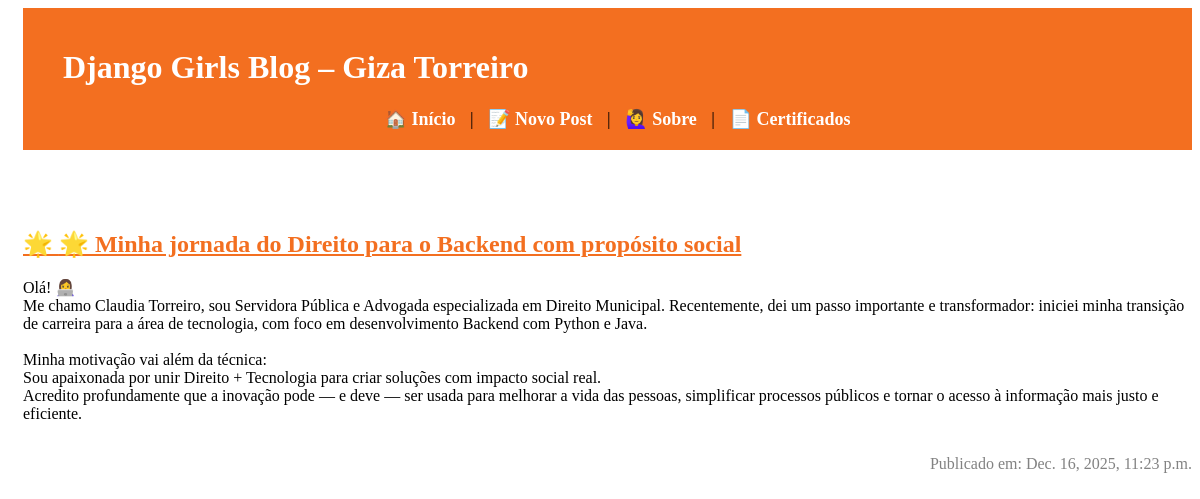
Before: / with the older database file.
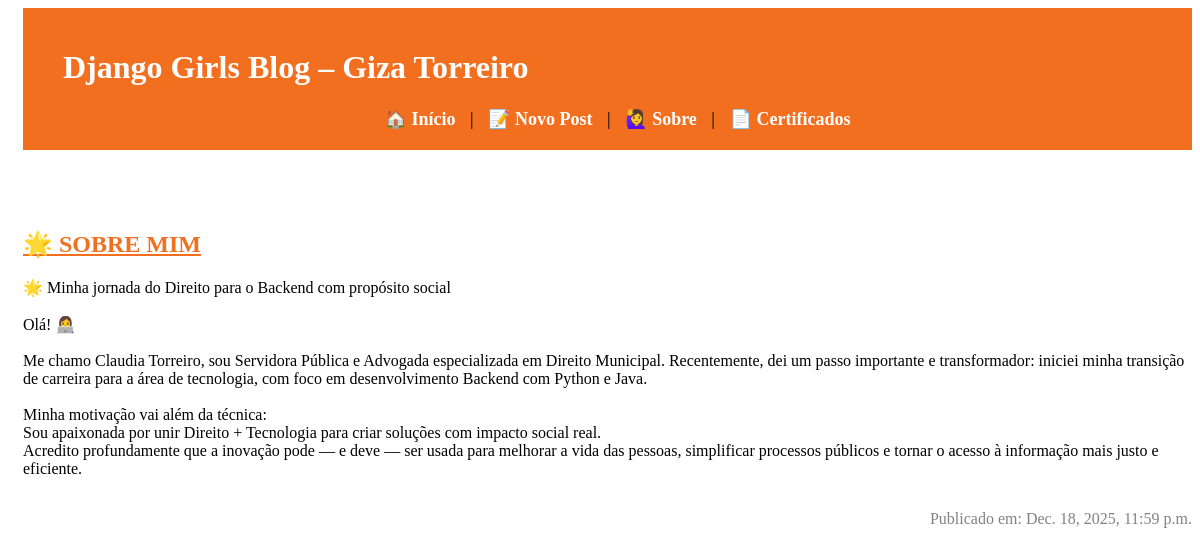
After: the same page with the newer database file.
### blog/models.py (models this page shows, shortened)
class Post(models.Model):
    author = models.ForeignKey("auth.User", on_delete=models.CASCADE)
    title = models.CharField(max_length=200)
    text = models.TextField()
    created_date = models.DateTimeField(default=timezone.now)
    published_date = models.DateTimeField(blank=True, null=True)

### blog/views.py (the view)
# urls.py: path('', views.post_list, name='post_list'),
def post_list(request):
    posts = Post.objects.filter(
        published_date__lte=timezone.now()
    ).order_by('-published_date')
    return render(request, 'blog/post_list.html', {'posts': posts})

### blog/templates/blog/post_list.html
{% extends 'blog/base.html' %}
{% block content %}
    <h1>Meus Posts</h1>
    {% for post in posts %}
        <div class="post">
            <h2>
                <a href="{% url 'post_detail' pk=post.pk %}">🌟 {{ post.title }}</a>
            </h2>
            <p>{{ post.text|linebreaksbr }}</p>
            <p class="date">Publicado em: {{ post.published_date }}</p>
        </div>
    {% empty %}
        <p>Nenhum post publicado ainda.</p>
    {% endfor %}
{% endblock %}

### blog/templates/blog/base.html (shortened to what this page needs)
{% load static %}
<!DOCTYPE html>
<html>
<head>
    <link rel="stylesheet" href="{% static 'css/blog.css' %}">
</head>
<body>
    <header class="page-header">
        <div class="container">
            <h1><a href="{% url 'post_list' %}">Django Girls Blog – Giza Torreiro</a></h1>
<nav class="nav-menu">
    <a href="{% url 'post_list' %}">🏠 Início</a> |
    <a href="{% url 'post_new' %}">📝 Novo Post</a> |
    <a href="{% url 'about' %}">🙋‍♀️ Sobre</a> |
    <a href="{% url 'certificados' %}">📄 Certificados</a>
</nav>
        </div>
    </header>
    <main class="container">
        {% block content %}
        {% endblock %}
    </main>
</body>
</html>

### blog/static/css/blog.css (style rules this page uses)
body { padding-left: 15px; font-family: 'Lobster', cursive; }
.page-header { background-color: #f36f20; margin-top: 0; padding: 20px 20px 20px 40px; }
.page-header h1, h1, h2, h3, h4 { color: white; }
.date { float: right; color: #828282; }
.post { margin-bottom: 70px; }
.post h2 a, .post h2 a:visited { color: #f36f20; }
.nav-menu { margin-top: 10px; font-size: 18px; text-align: center; }
.nav-menu a { color: white; text-decoration: none; padding: 0 10px; font-weight: bold; }
.page-header h1 a { text-decoration: none; color: white; }

Changed rows visible on the page:
changed Post: title "🌟 Minha jornada do Direito para o Backend com propósito social" → "SOBRE MIM"; text "Olá! 👩‍💻 Me chamo…" → "🌟 Minha jornada do Direito para o Backend com propósito social Olá! 👩‍💻 Me chamo…"; published_date "Dec. 16, 2025, 11:23 p.m." → "Dec. 18, 2025, 11:59 p.m."
